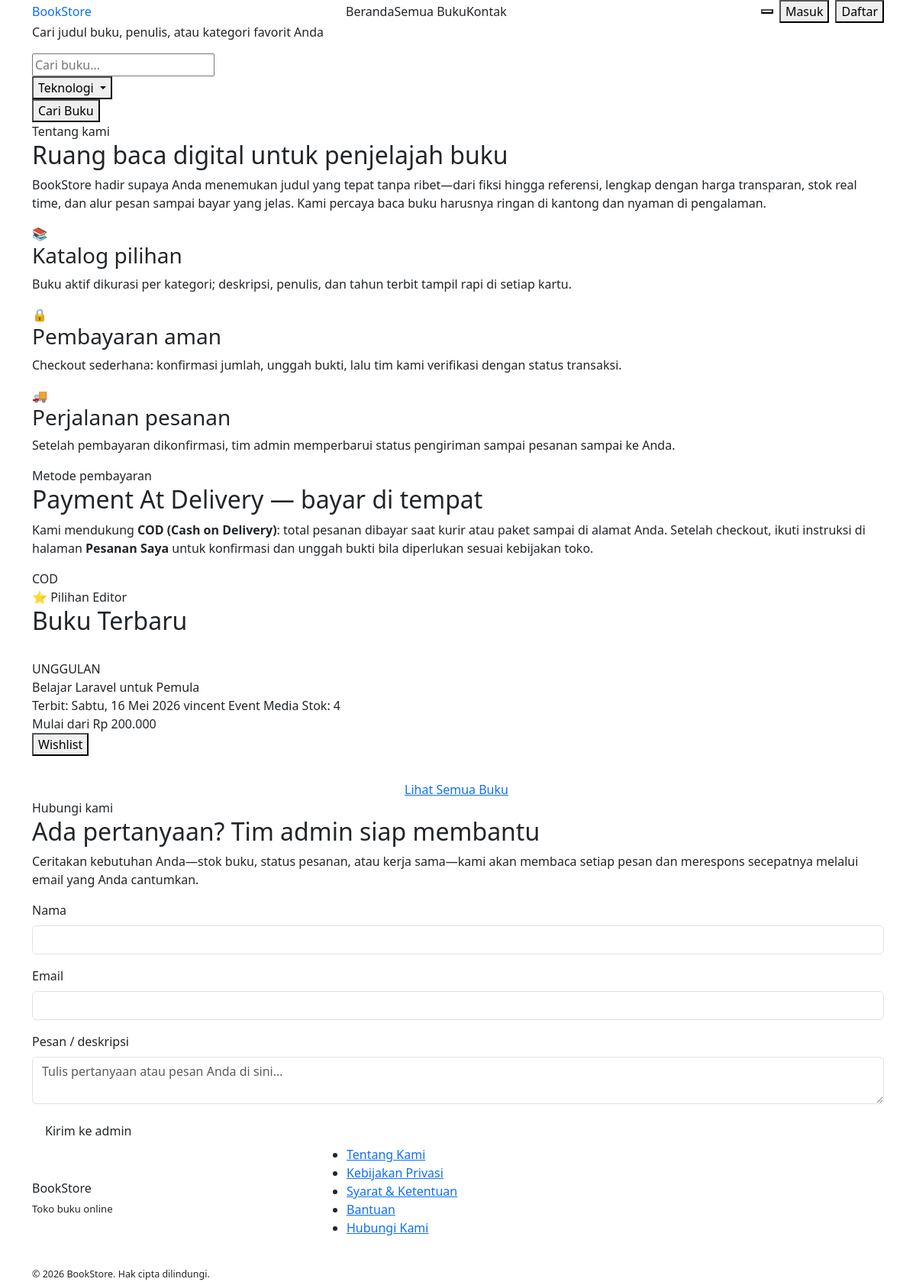
The page /index.php?kategori=Teknologi on the database its author committed.
### tables this page shows
CREATE TABLE `m_buku` (
  `id` int NOT NULL,
  `id_kategori` int NOT NULL,
  `judul_buku` varchar(200) NOT NULL,
  `deskripsi` text,
  `penulis` varchar(200) DEFAULT NULL,
  `penerbit` varchar(100) NOT NULL,
  `tahun_penerbit` date NOT NULL,
  `harga` decimal(10,2) NOT NULL DEFAULT '0.00',
  `stok` int DEFAULT '0',
  `gambar` varchar(255) DEFAULT NULL,
  `is_active` tinyint DEFAULT '1',
  `created_at` datetime DEFAULT NULL,
  `created_by` int DEFAULT NULL,
  `updated_at` datetime DEFAULT NULL,
  `updated_by` int DEFAULT NULL
);

### function/users/events.php (called while the page is built, shortened)
<?php
function user_format_tanggal_lengkap($datetime)
{
    $ts = strtotime($datetime);
    $hari = ['Minggu', 'Senin', 'Selasa', 'Rabu', 'Kamis', 'Jumat', 'Sabtu'];
    $bulan = [
        1 => 'Januari', 'Februari', 'Maret', 'April', 'Mei', 'Juni',
        'Juli', 'Agustus', 'September', 'Oktober', 'November', 'Desember',
    ];
    return $hari[(int) date('w', $ts)] . ', '
        . date('j', $ts) . ' '
        . $bulan[(int) date('n', $ts)] . ' '
        . date('Y', $ts);
}
function user_format_tanggal_card($datetime)
{
    $ts = strtotime($datetime);
    $bulan = ['', 'Jan', 'Feb', 'Mar', 'Apr', 'Mei', 'Jun', 'Jul', 'Agu', 'Sep', 'Okt', 'Nov', 'Des'];
    return date('j', $ts) . ' ' . $bulan[(int) date('n', $ts)] . ' ' . date('Y', $ts);
}
function user_event_cat_icon($nama_kategori)
{
    $key = strtolower(trim((string) $nama_kategori));
    $map = [
        'musik' => '🎵',
        'musik & konser' => '🎵',
        'teknologi' => '💻',
        'kuliner' => '🍜',
        'olahraga' => '⚽',
        'seni & budaya' => '🎨',
        'seni' => '🎨',
        'bisnis' => '📊',
        'pendidikan' => '📚',
        'fiksi' => '📖',
        'anak' => '🧸',
    ];
    return $map[$key] ?? '📚';
}
function get_user_buku($conn, $search = '', $kategori = '', $limit = 7)
{
    $where = ['m_buku.is_active = 1'];
    $search = trim($search);
    $kategori = trim($kategori);
    if ($kategori !== '' && $kategori !== 'Semua Kategori') {
        $kategori_esc = mysqli_real_escape_string($conn, $kategori);
        $where[] = "m_kategori.nama_kategori = '$kategori_esc'";
    }
    $where_sql = 'WHERE ' . implode(' AND ', $where);
    $limit_sql = '';
    if ($limit !== null && (int) $limit !== 0) {
        $limit = max(1, min(500, (int) $limit));
        $limit_sql = ' LIMIT ' . $limit;
    }
    $query = "SELECT
                m_kategori.nama_kategori,
                m_buku.id,
                m_buku.id_kategori,
                m_buku.judul_buku,
                m_buku.deskripsi,
                m_buku.penulis,
                m_buku.penerbit,
                m_buku.tahun_penerbit,
                m_buku.harga,
                m_buku.stok,
                m_buku.gambar,
                m_buku.is_active
            FROM m_buku
            LEFT JOIN m_kategori ON m_buku.id_kategori = m_kategori.id
            $where_sql
            ORDER BY m_buku.id DESC
            $limit_sql";
    $result = mysqli_query($conn, $query);
    $rows = [];
    if ($result) {
        while ($row = mysqli_fetch_assoc($result)) {
            $rows[] = $row;
        }
    }
    return $rows;
}
function get_user_events($conn, $search = '', $kategori = '', $kota = '', $limit = 7)
{
    return get_user_buku($conn, $search, $kategori, $limit);
}
function user_event_date_short($date)
{
    return user_format_tanggal_card($date);
}
function user_event_booking_attrs($buku, $cat_name = null, $extra_class = '')
{
    $cat = $cat_name ?? ($buku['nama_kategori'] ?? '-');
    $penulis = trim((string) ($buku['penulis'] ?? ''));
    $penerbit = trim((string) ($buku['penerbit'] ?? ''));
    $meta = $penulis;
    if ($penerbit !== '') {
        $meta = ($meta !== '' ? $penulis . ' · ' : '') . $penerbit;
    }
    $attrs = [
        'data-event-id' => (int) ($buku['id'] ?? 0),
        'data-event-title' => $buku['judul_buku'] ?? '',
        'data-event-harga' => (float) ($buku['harga'] ?? 0),
        'data-event-kuota' => (int) ($buku['stok'] ?? 0),
        'data-event-date' => user_event_date_short($buku['tahun_penerbit'] ?? ''),
        'data-event-location' => $meta,
        'data-event-icon' => user_event_cat_icon($cat),
    ];
    $class = trim('btn-wishlist-trigger ' . $extra_class);
    $html = 'class="' . htmlspecialchars($class, ENT_QUOTES, 'UTF-8') . '"';
    foreach ($attrs as $key => $value) {
        $html .= ' ' . $key . '="' . htmlspecialchars((string) $value, ENT_QUOTES, 'UTF-8') . '"';
    }
    return $html;
}
function user_search_label($kategori, $kota)
{
    if ($kategori !== '' && $kategori !== 'Semua Kategori') {
        return $kategori;
    }
    return 'Semua Kategori';
}

### function/helpers.php (called while the page is built, shortened)
<?php
function format_rupiah($amount)
{
    return 'Rp ' . number_format((float) $amount, 0, ',', '.');
}
function format_angka_id($number)
{
    return number_format((int) $number, 0, ',', '.');
}
    ?>

### includes/users/init.php (called while the page is built, shortened)
<?php
require_once ROOT_PATH . '/function/users/auth.php';
require_once ROOT_PATH . '/function/helpers.php';
require_once ROOT_PATH . '/function/users/events.php';
function user_module_url($module)
{
    return BASE_URL . 'users/modules/' . trim($module, '/') . '/';
}

### function/users/auth.php (called while the page is built, shortened)
<?php
function is_user_logged_in()
{
    return !empty($_SESSION['user_id']);
}

### index.php (the view, shortened to what this page needs)
<?php
require_once __DIR__ . '/includes/users/init.php';
require_once __DIR__ . '/config/database.php';
$search_q = trim($_GET['q'] ?? '');
$filter_kategori = trim($_GET['kategori'] ?? '');
$event_list = get_user_events($conn, $search_q, $filter_kategori, '', 7);
$featured_event = $event_list[0] ?? null;
$selected_filter_label = user_search_label($filter_kategori, '');
$contact_old = $_SESSION['user_contact_old'] ?? null;
if ($contact_old === null) {
    $contact_old = [
        'nama' => is_user_logged_in() ? ($_SESSION['user_nama'] ?? '') : '',
        'email' => is_user_logged_in() ? ($_SESSION['user_email'] ?? '') : '',
        'deskripsi' => '',
    ];
}
?>
  <section class="hero-section">
    <div class="container position-relative">
      <p class="hero-sub anim-1">
        Cari judul buku, penulis, atau kategori favorit Anda
      </p>
      <form class="search-wrapper anim-2" method="get" action="<?= HOME_URL ?>#buku" id="searchEventForm">
        <input class="search-input" type="text" name="q" id="searchInput"
          placeholder="Cari buku…" value="<?= htmlspecialchars($search_q) ?>" />
        <div class="dropdown">
          <button class="search-dropdown-btn dropdown-toggle" type="button" id="catDrop" data-bs-toggle="dropdown"
            aria-expanded="false">
            <span id="selectedCat"><?= htmlspecialchars($selected_filter_label) ?></span>
          </button>
        </div>
        <button type="submit" class="search-btn-main">
          Cari Buku
        </button>
      </form>
    </div>
  </section>
  <section class="section-gap pb-0 landing-about-wrap">
    <div class="container">
      <div class="landing-about-card">
        <div class="landing-about-inner">
          <div class="landing-about-row">
            <div>
              <div class="landing-about-label">Tentang kami</div>
              <h2 class="landing-about-title">Ruang baca digital untuk penjelajah buku</h2>
              <p class="landing-about-lead">
                BookStore hadir supaya Anda menemukan judul yang tepat tanpa ribet—dari fiksi hingga referensi,
                lengkap dengan harga transparan, stok real time, dan alur pesan sampai bayar yang jelas.
                Kami percaya baca buku harusnya ringan di kantong dan nyaman di pengalaman.
              </p>
            </div>
            <div class="landing-about-grid">
              <div class="landing-about-pill">
                <div class="landing-about-pill-icon" aria-hidden="true">📚</div>
                <div>
                  <h3>Katalog pilihan</h3>
                  <p>Buku aktif dikurasi per kategori; deskripsi, penulis, dan tahun terbit tampil rapi di setiap kartu.</p>
                </div>
              </div>
              <div class="landing-about-pill">
                <div class="landing-about-pill-icon" aria-hidden="true">🔒</div>
                <div>
                  <h3>Pembayaran aman</h3>
                  <p>Checkout sederhana: konfirmasi jumlah, unggah bukti, lalu tim kami verifikasi dengan status transaksi.</p>
                </div>
              </div>
              <div class="landing-about-pill">
                <div class="landing-about-pill-icon" aria-hidden="true">🚚</div>
                <div>
                  <h3>Perjalanan pesanan</h3>
                  <p>Setelah pembayaran dikonfirmasi, tim admin memperbarui status pengiriman sampai pesanan sampai ke Anda.</p>
                </div>
              </div>
            </div>
          </div>
        </div>
      </div>
    </div>
  </section>
  <section class="section-gap pt-0 pb-0 landing-cod-wrap">
    <div class="container">
      <div class="landing-cod-card">
        <div class="landing-cod-inner">
          <div class="landing-cod-body">
            <div class="landing-cod-label">Metode pembayaran</div>
            <h2 class="landing-cod-title">Payment At Delivery — bayar di tempat</h2>
            <p class="landing-cod-text">
              Kami mendukung <strong style="color:var(--clr-heading);">COD (Cash on Delivery)</strong>: total pesanan dibayar
              saat kurir atau paket sampai di alamat Anda. Setelah checkout, ikuti instruksi di halaman
              <strong>Pesanan Saya</strong> untuk konfirmasi dan unggah bukti bila diperlukan sesuai kebijakan toko.
            </p>
          </div>
          <span class="landing-cod-pill">COD</span>
        </div>
      </div>
    </div>
  </section>
  <section class="section-gap" id="buku">
    <div class="container">
      <div class="d-flex align-items-end justify-content-between mb-4 flex-wrap gap-3">
        <div>
          <div class="section-label">⭐ Pilihan Editor</div>
          <h2 class="section-title">Buku Terbaru</h2>
        </div>
      </div>
      <?php require USER_INCLUDES . 'event-list.php'; ?>
      <div class="text-center mt-4">
        <?php
        $all_events_query = [];
        if ($filter_kategori !== '' && $filter_kategori !== 'Semua Kategori') {
            $all_events_query['kategori'] = $filter_kategori;
        }
        $all_events_url = user_module_url('semua-buku');
        if (!empty($all_events_query)) {
            $all_events_url .= '?' . http_build_query($all_events_query);
        }
        ?>
        <a href="<?= htmlspecialchars($all_events_url) ?>" class="btn-outline-more">
          Lihat Semua Buku <i class="bi bi-arrow-right ms-1"></i>
        </a>
      </div>
    </div>
  </section>
  <section class="section-gap landing-contact-wrap" id="kontak">
    <div class="container">
      <div class="landing-contact-card">
        <div class="landing-contact-inner landing-contact-split">
          <div>
            <div class="landing-contact-label">Hubungi kami</div>
            <h2 class="landing-contact-title">Ada pertanyaan? Tim admin siap membantu</h2>
            <p class="landing-contact-lead">
              Ceritakan kebutuhan Anda—stok buku, status pesanan, atau kerja sama—kami akan membaca setiap pesan
              dan merespons secepatnya melalui email yang Anda cantumkan.
            </p>
          </div>
          <div>
            <form class="landing-contact-form" method="post" action="<?= htmlspecialchars(USER_PROSES_URL) ?>" novalidate>
              <div class="mb-3">
                <label class="form-label" for="contactNama">Nama</label>
                <input class="form-control" type="text" name="nama" id="contactNama" autocomplete="name" required
                  maxlength="191"
                  value="<?= htmlspecialchars($contact_old['nama'] ?? '') ?>" />
              </div>
              <div class="mb-3">
                <label class="form-label" for="contactEmail">Email</label>
                <input class="form-control" type="email" name="email" id="contactEmail" autocomplete="email" required
                  maxlength="191"
                  value="<?= htmlspecialchars($contact_old['email'] ?? '') ?>" />
              </div>
              <div class="mb-3">
                <label class="form-label" for="contactDeskripsi">Pesan / deskripsi</label>
                <textarea class="form-control" name="deskripsi" id="contactDeskripsi" required
                  maxlength="65535" placeholder="Tulis pertanyaan atau pesan Anda di sini…"><?= htmlspecialchars($contact_old['deskripsi'] ?? '') ?></textarea>
              </div>
              <button type="submit" class="btn btn-contact-submit">
                <i class="bi bi-send-fill me-1"></i> Kirim ke admin
              </button>
            </form>
          </div>
        </div>
      </div>
    </div>
  </section>
<?php
require_once USER_INCLUDES . 'footer.php';

### includes/users/event-list.php (shortened to what this page needs)
<?php
$featured_event = $featured_event ?? null;
?>
<?php if ($featured_event): ?>
    <?php
    $feat = $featured_event;
    $feat_cat = $feat['nama_kategori'] ?? '-';
    $feat_terbit = user_format_tanggal_lengkap($feat['tahun_penerbit'] ?? '');
    $feat_penulis = trim((string) ($feat['penulis'] ?? ''));
    $feat_penerbit = trim((string) ($feat['penerbit'] ?? ''));
    ?>
    <div class="featured-card mb-4">
        <div class="featured-content">
            <div>
                <div class="featured-tag"><i class="bi bi-lightning-fill"></i> UNGGULAN</div>
                <div class="featured-title"><?= htmlspecialchars($feat['judul_buku'] ?? '') ?></div>
                <div class="featured-meta">
                    <span><i class="bi bi-calendar3"></i> Terbit: <?= htmlspecialchars($feat_terbit) ?></span>
                    <?php if ($feat_penulis !== ''): ?>
                        <span><i class="bi bi-person"></i> <?= htmlspecialchars($feat_penulis) ?></span>
                    <?php endif; ?>
                    <?php if ($feat_penerbit !== ''): ?>
                        <span><i class="bi bi-building"></i> <?= htmlspecialchars($feat_penerbit) ?></span>
                    <?php endif; ?>
                    <span><i class="bi bi-box-seam"></i> Stok: <?= format_angka_id($feat['stok'] ?? 0) ?></span>
                </div>
            </div>
            <div class="featured-footer">
                <div class="featured-price-group">
                    <span class="featured-price-label">Mulai dari</span>
                    <span class="featured-price"><?= format_rupiah($feat['harga'] ?? 0) ?></span>
                </div>
                <button type="button" <?= user_event_booking_attrs($feat, $feat_cat, 'btn-book-lg') ?>>
                    Wishlist
                </button>
            </div>
        </div>
    </div>
<?php endif; ?>

### rows shown on the page
m_buku: judul_buku "Belajar Laravel untuk Pemula", tahun_penerbit "Sabtu, 16 Mei 2026", penulis "vincent", penerbit "Event Media", stok "4", harga "Rp 200.000"

### other values the page prints
$selected_filter_label "Teknologi"
